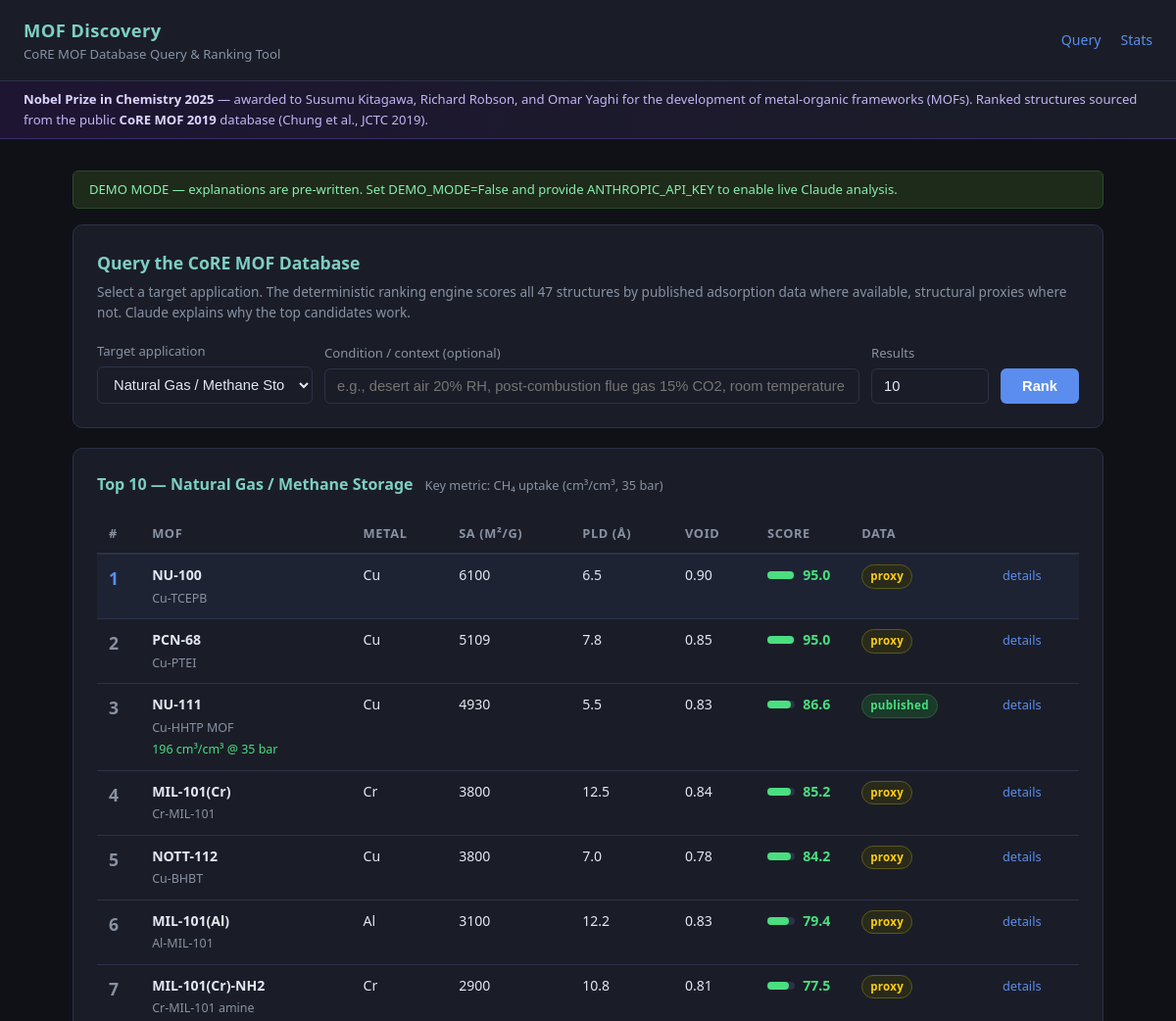
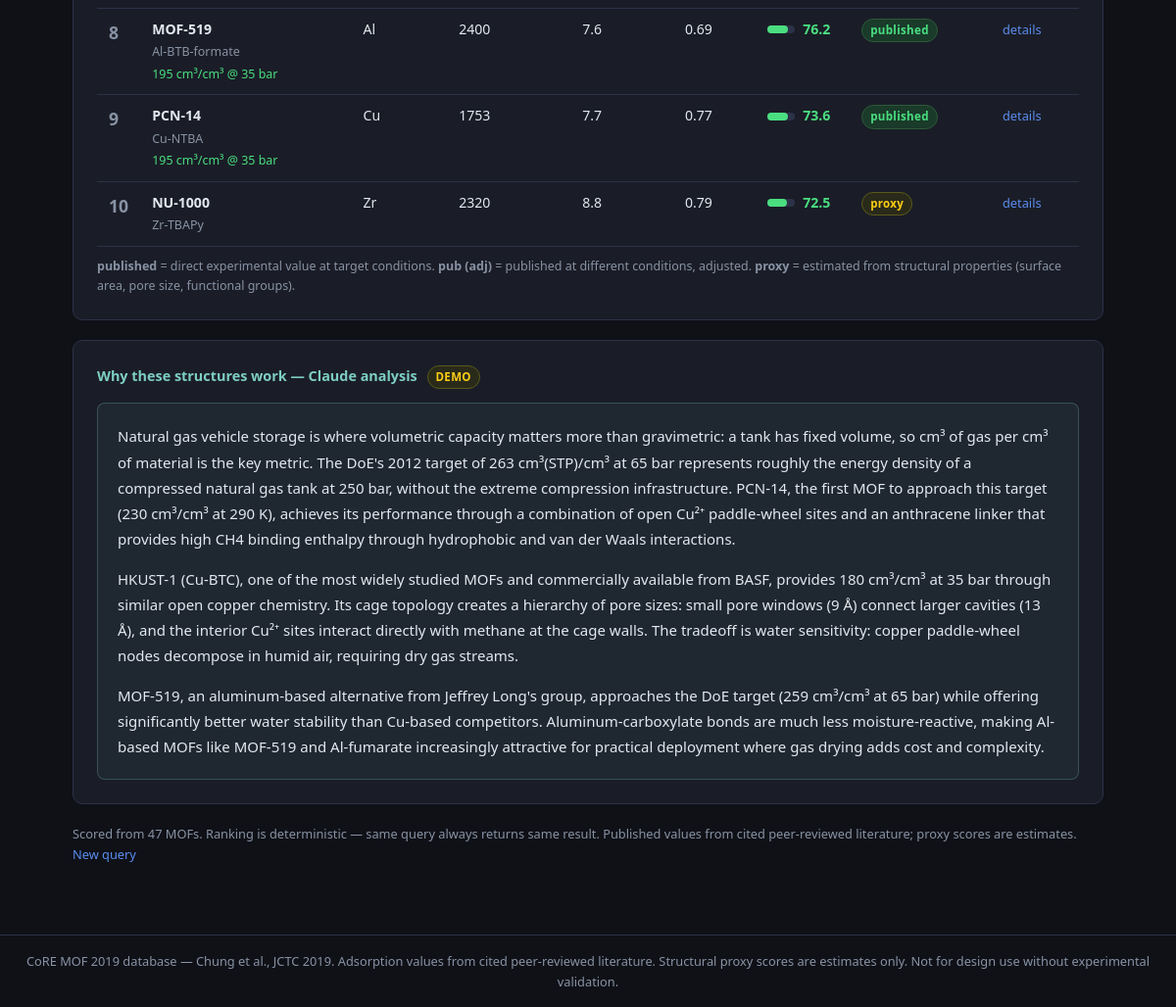
The page /?use_case=ch4_storage&top_k=10 on the database its author committed (2 pictures, top to bottom).
### models.py (models this page shows, shortened)
class Base(DeclarativeBase):
    pass

class MOFStructure(Base):
    __tablename__ = "mof_structures"
    id = Column(Integer, primary_key=True)
    name = Column(String, unique=True, nullable=False)
    common_name = Column(String)
    formula = Column(String)
    topology = Column(String)
    metal_node = Column(String)
    linker = Column(String)
    pore_limiting_diameter_A = Column(Float)    # PLD, Angstroms
    largest_cavity_diameter_A = Column(Float)   # LCD, Angstroms
    void_fraction = Column(Float)               # 0-1
    surface_area_m2_g = Column(Float)           # gravimetric BET m²/g
    surface_area_m2_cm3 = Column(Float)         # volumetric m²/cm³
    density_g_cm3 = Column(Float)
    has_open_metal_sites = Column(Boolean, default=False)
    functional_groups = Column(String)          # comma-separated: "-OH,-NH2"
    water_stability = Column(String)            # "low" | "moderate" | "high"
    water_uptake_g_g_20rh = Column(Float)       # g/g at 20% RH, ~25°C
    water_uptake_g_g_40rh = Column(Float)       # g/g at 40% RH, ~25°C
    co2_uptake_mmol_g_015bar = Column(Float)    # mmol/g at 0.15 bar, 298 K
    co2_uptake_mmol_g_1bar = Column(Float)      # mmol/g at 1 bar, 298 K
    co2_n2_selectivity = Column(Float)          # IAST CO2/N2 selectivity
    ch4_uptake_cm3_cm3_35bar = Column(Float)    # cm³(STP)/cm³ at 35 bar, 298 K
    ch4_uptake_cc_g_35bar = Column(Float)       # cm³(STP)/g at 35 bar, 298 K
    h2_uptake_wt_1bar_77k = Column(Float)       # wt% at 1 bar, 77 K
    h2_uptake_wt_100bar_77k = Column(Float)     # wt% at 100 bar, 77 K
    key_paper = Column(String)
    core_mof_id = Column(String)
    notes = Column(Text)

### main.py (the view)
@app.get("/", response_class=HTMLResponse)
async def index(
    request: Request,
    use_case: str | None = Query(default=None),
    context: str | None = Query(default=None),
    top_k: int = Query(default=TOP_K_DEFAULT, ge=3, le=50),
    db: Session = Depends(get_db),
):
    results = None
    explanation = None
    selected_use_case = None
    error = None
    if use_case:
        try:
            selected_use_case = UseCase(use_case)
        except ValueError:
            error = f"Unknown use case: {use_case}"
        if selected_use_case:
            mofs = _get_all_mofs(db)
            results = rank(mofs, selected_use_case, top_k=top_k)
            explanation = explain(selected_use_case, context or "", results)
    total_mofs = db.execute(select(func.count()).select_from(MOFStructure)).scalar() or 0
    return templates.TemplateResponse(request, "index.html", {
        "use_cases": {uc.value: USE_CASE_LABELS[uc] for uc in UseCase},
        "use_case_descriptions": {uc.value: USE_CASE_DESCRIPTIONS[uc] for uc in UseCase},
        "key_metrics": {uc.value: USE_CASE_KEY_METRIC[uc] for uc in UseCase},
        "selected_use_case": selected_use_case.value if selected_use_case else None,
        "context": context or "",
        "top_k": top_k,
        "results": results,
        "explanation": explanation,
        "error": error,
        "total_mofs": total_mofs,
        "demo_mode": DEMO_MODE,
    })

### templates/index.html (shortened to what this page needs)
{% extends "base.html" %}
{% block content %}
{% if demo_mode %}
<div class="demo-banner">DEMO MODE — explanations are pre-written. Set DEMO_MODE=False and provide ANTHROPIC_API_KEY to enable live Claude analysis.</div>
{% endif %}
<div class="card">
  <h2 style="font-size:1.1rem;font-weight:700;color:var(--accent2);margin-bottom:4px;">Query the CoRE MOF Database</h2>
  <p style="font-size:0.85rem;color:var(--muted);margin-bottom:18px;">
    Select a target application. The deterministic ranking engine scores all {{ total_mofs }} structures
    by published adsorption data where available, structural proxies where not.
    Claude explains why the top candidates work.
  </p>
  <form method="get" action="/">
    <div class="form-row">
      <div>
        <label for="use_case">Target application</label>
        <select name="use_case" id="use_case" required>
          {% for uc_val, uc_label in use_cases.items() %}
          <option value="{{ uc_val }}" {% if selected_use_case == uc_val %}selected{% endif %}>{{ uc_label }}</option>
          {% endfor %}
        </select>
      </div>
      <div>
        <label for="context">Condition / context (optional)</label>
        <input type="text" name="context" id="context" value="{{ context }}"
               placeholder="e.g., desert air 20% RH, post-combustion flue gas 15% CO2, room temperature" />
      </div>
      <div>
        <label for="top_k">Results</label>
        <input type="number" name="top_k" id="top_k" value="{{ top_k }}" min="3" max="50" />
      </div>
      <div>
        <button type="submit" class="btn">Rank</button>
      </div>
    </div>
  </form>
</div>
{% if results %}
<div class="card" style="margin-top:0;">
  <div style="display:flex;align-items:baseline;gap:12px;margin-bottom:16px;flex-wrap:wrap;">
    <h2 style="font-size:1rem;font-weight:700;color:var(--accent2);">
      Top {{ results|length }} — {{ use_cases[selected_use_case] }}
    </h2>
    <span style="font-size:0.8rem;color:var(--muted);">Key metric: {{ key_metrics[selected_use_case] }}</span>
  </div>
  <table>
    <thead>
      <tr>
        <th style="width:36px;">#</th>
        <th>MOF</th>
        <th>Metal</th>
        <th>SA (m²/g)</th>
        <th>PLD (Å)</th>
        <th>Void</th>
        <th>Score</th>
        <th>Data</th>
        <th></th>
      </tr>
    </thead>
    <tbody>
    {% for m in results %}
    <tr class="{% if loop.index == 1 %}rank-1{% endif %}">
      <td><span class="rank-num">{{ loop.index }}</span></td>
      <td>
        <strong>{{ m.name }}</strong>
        {% if m.common_name %}<br><span style="font-size:0.78rem;color:var(--muted);">{{ m.common_name }}</span>{% endif %}
        {% if m.water_uptake_g_g_20rh and selected_use_case == 'water_harvesting' %}
        <br><span style="font-size:0.78rem;color:var(--green);">{{ "%.2f"|format(m.water_uptake_g_g_20rh) }} g/g @ 20% RH</span>
        {% elif m.co2_uptake_mmol_g_015bar and selected_use_case == 'co2_capture' %}
        <br><span style="font-size:0.78rem;color:var(--green);">{{ "%.1f"|format(m.co2_uptake_mmol_g_015bar) }} mmol/g @ 0.15 bar</span>
        {% elif m.h2_uptake_wt_1bar_77k and selected_use_case == 'h2_storage' %}
        <br><span style="font-size:0.78rem;color:var(--green);">{{ "%.2f"|format(m.h2_uptake_wt_1bar_77k) }} wt% @ 1 bar/77K</span>
        {% elif m.ch4_uptake_cm3_cm3_35bar and selected_use_case == 'ch4_storage' %}
        <br><span style="font-size:0.78rem;color:var(--green);">{{ m.ch4_uptake_cm3_cm3_35bar|int }} cm³/cm³ @ 35 bar</span>
        {% endif %}
      </td>
      <td>{{ m.metal_node or '—' }}</td>
      <td>{{ m.surface_area_m2_g|int if m.surface_area_m2_g else '—' }}</td>
      <td>{{ "%.1f"|format(m.pore_limiting_diameter_A) if m.pore_limiting_diameter_A else '—' }}</td>
      <td>{{ "%.2f"|format(m.void_fraction) if m.void_fraction else '—' }}</td>
      <td>
        <div class="score-bar-wrap">
          <div class="score-bar">
            <div class="score-bar-fill" style="width:{{ m.score }}%;background:{% if m.score >= 70 %}var(--green){% elif m.score >= 45 %}var(--yellow){% else %}var(--red){% endif %};"></div>
          </div>
          <span class="score-num" style="color:{% if m.score >= 70 %}var(--green){% elif m.score >= 45 %}var(--yellow){% else %}var(--red){% endif %};">{{ m.score }}</span>
        </div>
      </td>
      <td>
        {% if m.data_source == 'published' %}
        <span class="badge badge-pub">published</span>
        {% elif m.data_source == 'published_40rh' or m.data_source == 'published_1bar' or m.data_source == 'published_gravimetric' %}
        <span class="badge badge-proxy40">pub (adj)</span>
        {% else %}
        <span class="badge badge-proxy">proxy</span>
        {% endif %}
      </td>
      <td><a href="/mof/{{ m.name | urlencode }}" style="font-size:0.8rem;">details</a></td>
    </tr>
    {% endfor %}
    </tbody>
  </table>
  <div style="margin-top:10px;font-size:0.78rem;color:var(--muted);">
    <strong>published</strong> = direct experimental value at target conditions.
    <strong>pub (adj)</strong> = published at different conditions, adjusted.
    <strong>proxy</strong> = estimated from structural properties (surface area, pore size, functional groups).
  </div>
</div>
{% if explanation %}
<div class="card">
  <h3 style="font-size:0.9rem;font-weight:700;color:var(--accent2);margin-bottom:14px;">
    Why these structures work — Claude analysis
    {% if demo_mode %}<span class="badge badge-proxy" style="margin-left:6px;">DEMO</span>{% endif %}
  </h3>
  <div class="explanation-box">
    {% for para in explanation.split('\n\n') %}
    <p>{{ para }}</p>
    {% endfor %}
  </div>
</div>
{% endif %}
<div style="font-size:0.8rem;color:var(--muted);margin-top:4px;">
  Scored from {{ total_mofs }} MOFs. Ranking is deterministic — same query always returns same result.
  Published values from cited peer-reviewed literature; proxy scores are estimates.
  <a href="/">New query</a>
</div>
{% endif %}
{% endblock %}

### templates/base.html (style rules this page uses)
:root { --bg: #0f1117; --surface: #1a1d27; --border: #2d3148; --accent: #5b8dee; --accent2: #7ecec4; --text: #e2e8f0; --muted: #8892a4; --green: #4ade80; --yellow: #facc15; --red: #f87171; }
* { box-sizing: border-box; margin: 0; padding: 0; }
body { background: var(--bg); color: var(--text); font-family: 'Segoe UI', system-ui, sans-serif; font-size: 15px; line-height: 1.6; }
a { color: var(--accent); text-decoration: none; }
.demo-banner { background: #1e2a1a; border: 1px solid #2d4a2d; color: #86efac; padding: 8px 16px; border-radius: 6px; font-size: 0.82rem; margin-bottom: 16px; }
.card { background: var(--surface); border: 1px solid var(--border); border-radius: 10px; padding: 24px; margin-bottom: 20px; }
.badge { display: inline-block; font-size: 0.72rem; padding: 2px 8px; border-radius: 99px; font-weight: 600; letter-spacing: 0.03em; }
.badge-pub { background: #1a3a2a; color: #4ade80; border: 1px solid #2d5a3a; }
.badge-proxy { background: #2a2a1a; color: #facc15; border: 1px solid #5a5a1a; }
.score-bar-wrap { display: flex; align-items: center; gap: 8px; }
.score-bar { height: 8px; background: var(--border); border-radius: 4px; flex: 1; max-width: 100px; }
.score-bar-fill { height: 8px; border-radius: 4px; }
.score-num { font-size: 0.88rem; font-weight: 700; min-width: 36px; }
table { width: 100%; border-collapse: collapse; font-size: 0.88rem; }
th { text-align: left; padding: 10px 12px; color: var(--muted); font-weight: 600; border-bottom: 2px solid var(--border); font-size: 0.8rem; text-transform: uppercase; letter-spacing: 0.05em; }
td { padding: 10px 12px; border-bottom: 1px solid var(--border); vertical-align: top; }
tr.rank-1 td { background: rgba(91,141,238,0.06); }
.rank-num { font-size: 1.1rem; font-weight: 700; color: var(--muted); }
.rank-1 .rank-num { color: var(--accent); }
.explanation-box { background: rgba(126,206,196,0.06); border: 1px solid rgba(126,206,196,0.25); border-radius: 8px; padding: 20px; line-height: 1.75; }
.explanation-box p { margin-bottom: 14px; }
.explanation-box p:last-child { margin-bottom: 0; }
select, input[type=text], input[type=number] { background: var(--surface); border: 1px solid var(--border); color: var(--text); padding: 9px 12px; border-radius: 6px; font-size: 0.92rem; width: 100%; }
.btn { display: inline-block; background: var(--accent); color: #fff; padding: 10px 22px; border-radius: 6px; font-weight: 600; border: none; cursor: pointer; font-size: 0.92rem; transition: background 0.15s; }
label { display: block; font-size: 0.82rem; color: var(--muted); margin-bottom: 5px; font-weight: 500; }
.form-row { display: grid; grid-template-columns: 220px 1fr 120px auto; gap: 12px; align-items: end; }

### rows shown on the page
MOFStructure: name "NU-100", common_name "Cu-TCEPB", metal_node "Cu", surface_area_m2_g "6100", pore_limiting_diameter_A "6.5", void_fraction "0.90", score "95.0", shows "proxy"
MOFStructure: name "PCN-68", common_name "Cu-PTEI", metal_node "Cu", surface_area_m2_g "5109", pore_limiting_diameter_A "7.8", void_fraction "0.85", score "95.0", shows "proxy"
MOFStructure: name "NU-111", common_name "Cu-HHTP MOF", ch4_uptake_cm3_cm3_35bar "196", metal_node "Cu", surface_area_m2_g "4930", pore_limiting_diameter_A "5.5", void_fraction "0.83", score "86.6", shows "published"
MOFStructure: name "MIL-101(Cr)", common_name "Cr-MIL-101", metal_node "Cr", surface_area_m2_g "3800", pore_limiting_diameter_A "12.5", void_fraction "0.84", score "85.2", shows "proxy"
MOFStructure: name "NOTT-112", common_name "Cu-BHBT", metal_node "Cu", surface_area_m2_g "3800", pore_limiting_diameter_A "7.0", void_fraction "0.78", score "84.2", shows "proxy"
MOFStructure: name "MIL-101(Al)", common_name "Al-MIL-101", metal_node "Al", surface_area_m2_g "3100", pore_limiting_diameter_A "12.2", void_fraction "0.83", score "79.4", shows "proxy"
MOFStructure: name "MIL-101(Cr)-NH2", common_name "Cr-MIL-101 amine", metal_node "Cr", surface_area_m2_g "2900", pore_limiting_diameter_A "10.8", void_fraction "0.81", score "77.5", shows "proxy"
MOFStructure: name "MOF-519", common_name "Al-BTB-formate", ch4_uptake_cm3_cm3_35bar "195", metal_node "Al", surface_area_m2_g "2400", pore_limiting_diameter_A "7.6", void_fraction "0.69", score "76.2", shows "published"
MOFStructure: name "PCN-14", common_name "Cu-NTBA", ch4_uptake_cm3_cm3_35bar "195", metal_node "Cu", surface_area_m2_g "1753", pore_limiting_diameter_A "7.7", void_fraction "0.77", score "73.6", shows "published"
MOFStructure: name "NU-1000", common_name "Zr-TBAPy", metal_node "Zr", surface_area_m2_g "2320", pore_limiting_diameter_A "8.8", void_fraction "0.79", score "72.5", shows "proxy"

### other values the page prints
{{ total_mofs }} "47"
{{ results|length }} "10"
{{ use_cases[selected_use_case] }} "Natural Gas / Methane Storage"
{{ key_metrics[selected_use_case] }} "CH₄ uptake (cm³/cm³, 35 bar)"
form field use_case "Natural Gas / Methane Storage"
